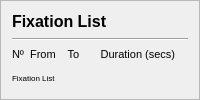
     <widget class="QFrame" name="frameFixationsList">
      <property name="sizePolicy">
       <sizepolicy hsizetype="Fixed" vsizetype="Preferred">
        <horstretch>0</horstretch>
        <verstretch>0</verstretch>
       </sizepolicy>
      </property>
      <property name="minimumSize">
       <size>
        <width>200</width>
        <height>0</height>
       </size>
      </property>
      <property name="maximumSize">
       <size>
        <width>200</width>
        <height>16777215</height>
       </size>
      </property>
      <property name="baseSize">
       <size>
        <width>200</width>
        <height>0</height>
       </size>
      </property>
      <property name="frameShape">
       <enum>QFrame::StyledPanel</enum>
      </property>
      <property name="frameShadow">
       <enum>QFrame::Raised</enum>
      </property>
      <layout class="QVBoxLayout" name="verticalLayout">
       <item>
        <widget class="QLabel" name="lFixList">
         <property name="minimumSize">
          <size>
           <width>0</width>
           <height>20</height>
          </size>
         </property>
         <property name="maximumSize">
          <size>
           <width>16777215</width>
           <height>20</height>
          </size>
         </property>
         <property name="font">
          <font>
           <pointsize>12</pointsize>
           <weight>75</weight>
           <bold>true</bold>
          </font>
         </property>
         <property name="text">
          <string>Fixation List</string>
         </property>
         <property name="alignment">
          <set>Qt::AlignLeading|Qt::AlignLeft|Qt::AlignTop</set>
         </property>
        </widget>
       </item>
       <item>
        <widget class="Line" name="line">
         <property name="orientation">
          <enum>Qt::Horizontal</enum>
         </property>
        </widget>
       </item>
       <item>
        <widget class="QLabel" name="lFixList2">
         <property name="minimumSize">
          <size>
           <width>0</width>
           <height>15</height>
          </size>
         </property>
         <property name="maximumSize">
          <size>
           <width>16777215</width>
           <height>15</height>
          </size>
         </property>
         <property name="font">
          <font>
           <pointsize>8</pointsize>
          </font>
         </property>
         <property name="text">
          <string>Nº  From    To       Duration (secs)</string>
         </property>
        </widget>
       </item>
       <item>
        <widget class="QLabel" name="lPanelFixList">
         <property name="font">
          <font>
           <pointsize>6</pointsize>
          </font>
         </property>
         <property name="text">
          <string>Fixation List</string>
         </property>
        </widget>
       </item>
      </layout>
     </widget>
